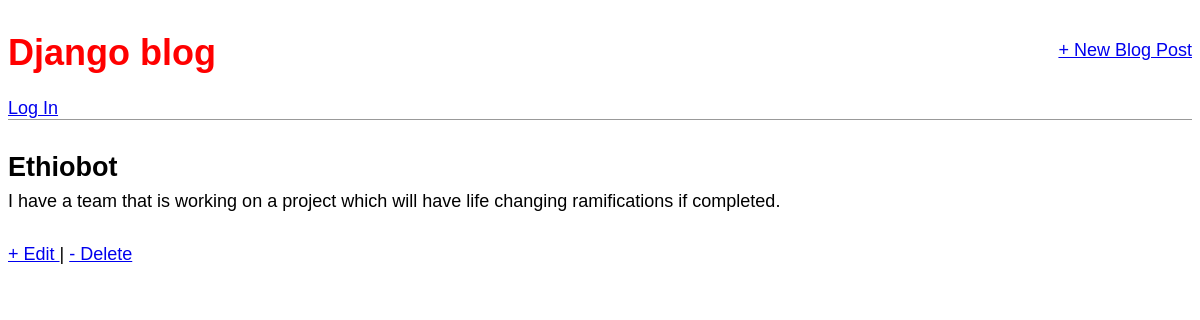
Screenshot of /post/2 with the database file from the repository.
### blog/models.py (models this page shows, shortened)
class Post(models.Model):
	title = models.CharField(max_length = 50)
	author = models.ForeignKey('auth.User', on_delete = models.CASCADE)
	body = models.TextField()

### blog/views.py (the view)
# urls.py: path('post/<int:pk>', BlogDetailV.as_view(), name = 'detail'),
class BlogDetailV(DetailView):
	model = Post
	template_name = 'detail.html'

### templates/detail.html
{% extends 'scaffold.html' %}
{% block content %}
  <div class="post-entry">
    <h2>{{ post.title }}</h2>
    <p>{{ post.body }}</p>
  </div>
  <a href="{% url 'post_edit' post.pk %}">+ Edit </a> |
  <a href="{% url 'post_delete' post.pk %}">- Delete </a>
{% endblock content %}

### static/css/main.css (style rules this page uses)
body { font-family: 'Source Sans Pro', sans-serif; font-size: 18px; }
.post-entry { margin-bottom: 2rem; }
.post-entry h2 { margin: 0.5rem 0; }
.post-entry p { margin: 0; font-weight: 400; }

### rows the page displays
Post: title "Ethiobot", body "I have a team that is working on a project which will have life changing ramifications if completed."
